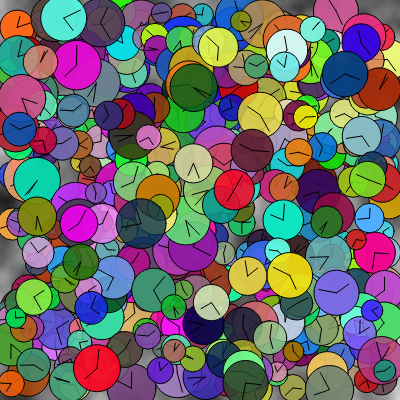
Frame 1 (no input)
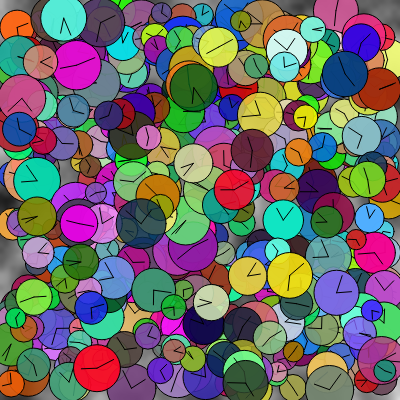
Frame 60 (no input)
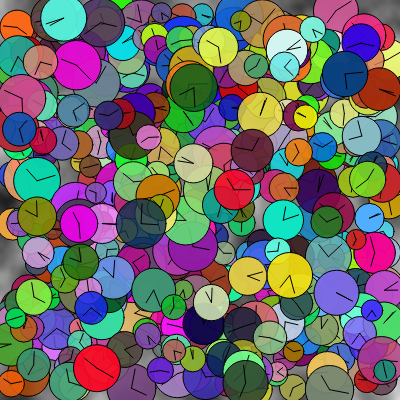
Frame 120 (the mouse pressed at the canvas centre since frame 60)

The p5.js sketch that drew these frames (run headless with seeded random() and noise() and a simulated clock; from frame 60 on, the mouse is pressed at the canvas centre):

// p5.js sketch
// ── sketch.js
let clocks = [];

function setup() {
  createCanvas(400, 400);
  angleMode(DEGREES);
  
  for (let i = 0; i < 500; i++) {
    clocks.push(new Clock(
      random(10, 390), // x
      random(10, 390), // y
      random(20, 50),  // diameter
      random(0, 360),  // clock hand 1
      random(0, 360) // clock hand 2
    ));
  }
}

function draw() {
  background(220);

   let noiseScale = 0.02; // Adjust for zoom level of the noise
  loadPixels(); // Access pixel array

  for (let x = 0; x < width; x++) {
    for (let y = 0; y < height; y++) {
      // Generate Perlin noise value for each pixel
      let noiseValue = noise(x * noiseScale, y * noiseScale);
      let brightness = noiseValue * 255; // Map noise value to grayscale (0-255)

      // Set pixel color
      let index = (x + y * width) * 4;
      pixels[index] = brightness; // Red
      pixels[index + 1] = brightness; // Green
      pixels[index + 2] = brightness; // Blue
      pixels[index + 3] = 255; // Alpha (fully opaque)
    }
  }

  updatePixels(); // Apply changes to the canvas
  
  
  for (let c of clocks) {
    c.update();
    c.draw();
  }
}

class Clock {
  constructor(x, y, diameter, angle, angle2) {
    this.x = x;
    this.y = y;
    this.diameter = diameter;
    this.radius = diameter / 2.5;
    this.radius2 = diameter / 3;
    
    this.angle = angle;
    this.angle2 = angle2;
    
    this.r = random(255);
    this.g = random(255);
    this.b = random(255);
    this.alpha = random(200, 255);
    
    this.speed1 = random(0.5, 2); // rotation speed for hand 1
    this.speed2 = random(0.5, 1); // rotation speed for hand 2
  }
  
  update() {
    // increase angles
    this.angle += this.speed1;
    this.angle2 += this.speed2;
    
    // wrap angles to stay within 0–360
    if (this.angle > 360) this.angle -= 360;
    if (this.angle2 > 360) this.angle2 -= 360;
    
    // recalc hand positions
    this.x1 = this.x + this.radius * cos(this.angle);
    this.y1 = this.y + this.radius * sin(this.angle);
    this.x2 = this.x + this.radius2 * cos(this.angle2);
    this.y2 = this.y + this.radius2 * sin(this.angle2);
  }

  draw() {
    fill(this.r, this.g, this.b, this.alpha);
    circle(this.x, this.y, this.diameter);
    
    // clock hands
    stroke(0);
    line(this.x, this.y, this.x1, this.y1);
    line(this.x, this.y, this.x2, this.y2);
  }
}
